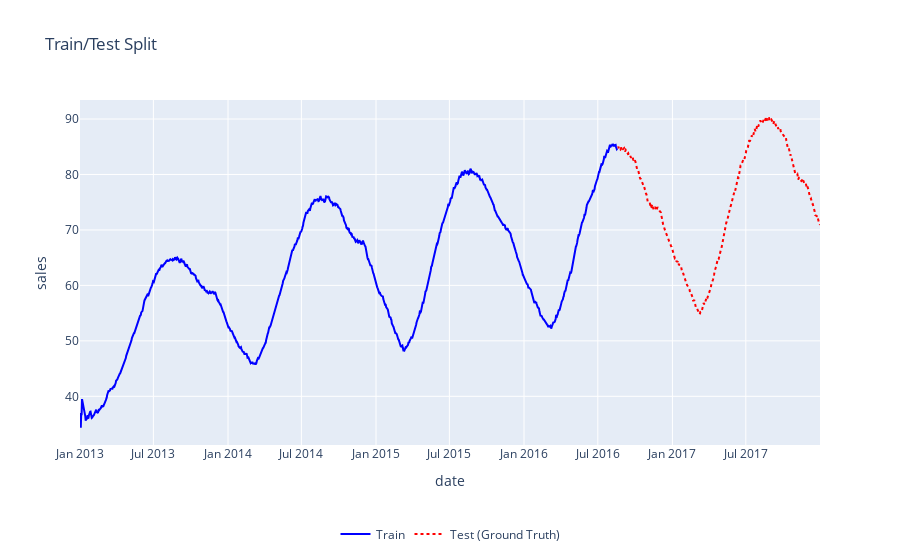

Here is the notebook cell this chart was saved with:
### Markdown cell above
### Train/test split
In time series forecasting, a train-test split divides historical data chronologically into two parts: an earlier 'training' set used to build the model and a later 'test' set for evaluating its performance (**data not seen during training**).

This temporal division is essential because time series data is ordered by time and has dependencies across periods, unlike random splits used in other data types. Random mixing could inappropriately leak future information into model training, leading to overly optimistic results that don't reflect real-world predictive accuracy.

The key importance is preventing assessment bias and ensuring evaluations realistically simulate forecasting future unknown values from past observed data. The primary goal is to measure how well the model generalizes to unseen future periods, enabling reliable comparisons between models and guiding improvements before deployment.

### Code cell
from plot_series_train_test_split import plot_series_train_test_split

plot_series_train_test_split(df, series_id="1_10", horizon=500, smooth_window=100)

### Figure 1 — Plotly figure (JSON) as saved in the notebook; plotly's stock layout.template omitted (floating-point values rounded to 4 significant figures; data arrays with more than 128 entries replaced by an {"elided": "..."} marker saying what was removed)
{"data": [{"line": {"color": "blue"}, "mode": "lines", "name": "Train", "type": "scatter", "x": {"elided": "1326 str values"}, "y": {"elided": "1326 float values"}}, {"line": {"color": "red", "dash": "dot"}, "mode": "lines", "name": "Test (Ground Truth)", "type": "scatter", "x": {"elided": "500 str values"}, "y": {"elided": "500 float values"}}], "layout": {"legend": {"orientation": "h", "x": 0.5, "xanchor": "center", "y": -0.3, "yanchor": "bottom"}, "showlegend": true, "title": {"text": "Train/Test Split"}, "xaxis": {"title": {"text": "date"}}, "yaxis": {"title": {"text": "sales"}}}}
